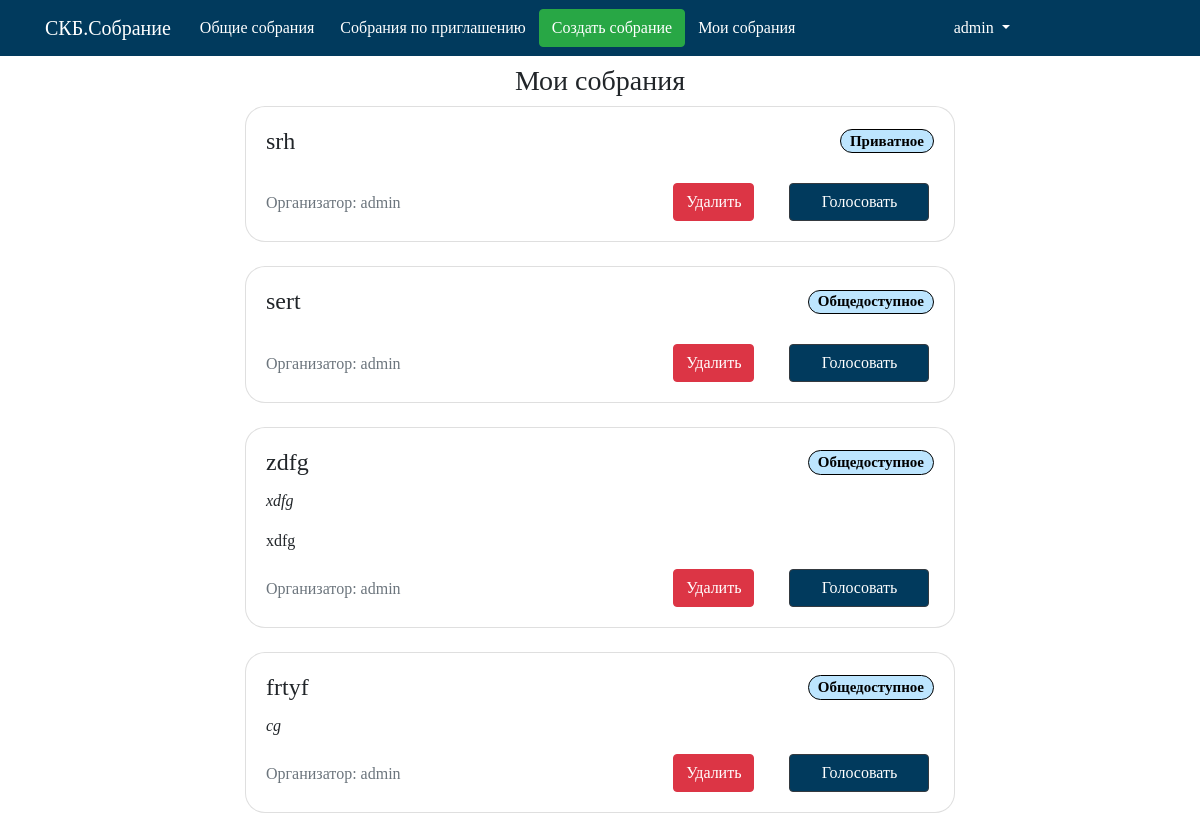
The page /maket/my_meetings/ (signed in) on the database as committed earlier.
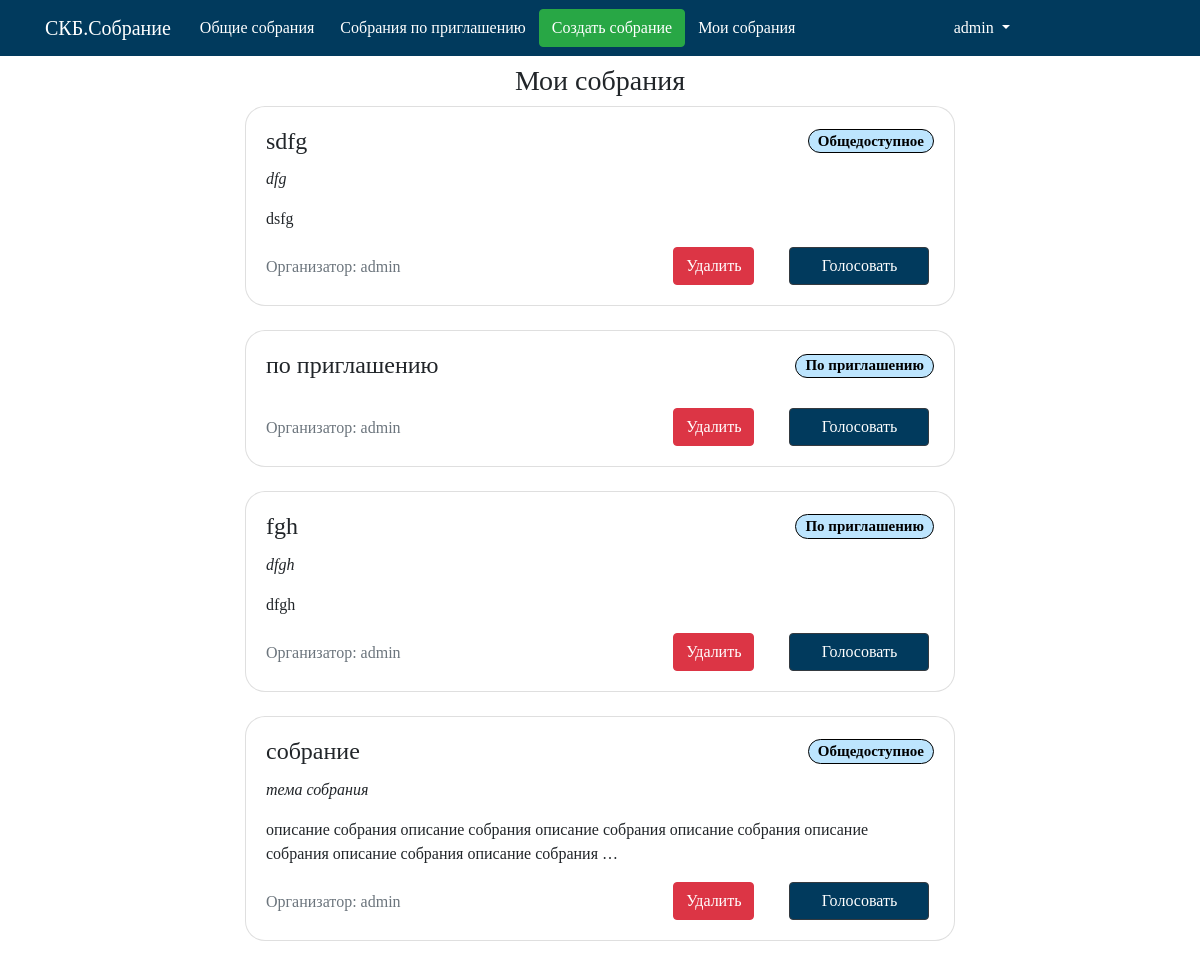
The same page on the database as committed later.
### maket/models.py (models this page shows, shortened)
class Collect(models.Model):  # Собрание
    name = models.CharField('Название собрания', max_length=100, db_index=True,primary_key=True)
    tpesobr = models.CharField('Тип собрания',max_length= 20,default='Общедоступное')
    user = models.ForeignKey(User,verbose_name='Организатор',on_delete=models.CASCADE,unique=False)
    theme = models.CharField('Тема собрания', max_length=250)
    description = models.CharField('Описание собрания',max_length=500)
    duration = models.TimeField(verbose_name='Длительность')
    slug = models.SlugField(blank=True)
    def get_absolute_url(self):
        return reverse('vote_meeting_url', kwargs={'meeting_slug': self.slug})

### maket/views.py (the view)
# urls.py: path('my_meetings/', my_meetings_list, name='my_meetings_list_url'),
def my_meetings_list(request):
    my_meets_list = Collect.objects.filter(user__username=request.user.username)
    my_meets_list = my_meets_list[::-1]
    context = {'my_meets_list': my_meets_list}
    return render(request, 'maket/my_meetings.html', context)

### maket/templates/maket/my_meetings.html
{% extends 'maket/base.html' %}
{% block menu %}
{% if user.is_authenticated %}
{% include 'maket/includes/nav.html' %}
{% else %}
{% include 'maket/includes/nav_sign_log.html' %}
{% endif %}
{% endblock %}
{% block name %}
{% if user.is_authenticated %}
Мои собрания
{% endif %}
{% endblock %}
{% block content %}
{% if user.is_authenticated %}
{% if not my_meets_list %}
<h4 align="center"> <p class="text-danger">У Вас пока нет созданных собраний</p> </h4>
{% else %}
{% for col in my_meets_list %}
{% include 'maket/includes/card_my_meet.html' %}
{% endfor %}
{% endif %}
{% endif %}
{% endblock %}

### maket/templates/maket/base.html (shortened to what this page needs)
{% load staticfiles %}
<!doctype html>
<html lang="en">
<head>
    <link rel="stylesheet" href="https://maxcdn.bootstrapcdn.com/bootstrap/4.0.0/css/bootstrap.min.css">
    <link rel="stylesheet" href="https://stackpath.bootstrapcdn.com/bootstrap/4.3.1/css/bootstrap.min.css">
    <link href="https://unpkg.com/gijgo@1.9.13/css/gijgo.min.css" rel="stylesheet" type="text/css" />
    <link rel="stylesheet" href="https://stackpath.bootstrapcdn.com/bootstrap/4.1.1/css/bootstrap.min.css">
    <link rel="stylesheet" href="https://cdnjs.cloudflare.com/ajax/libs/bootstrap-select/1.13.1/css/bootstrap-select.css" />
    <link rel="stylesheet" href="{% static 'css/style.css' %}">
</head>
<body>
<nav class="navbar navbar-expand-lg">
    <div class="container">
        <a class="navbar-brand" href="{% url 'public_meetings_list_url'%}">СКБ.Собрание</a>
        {% block menu %}
        {% endblock %}
    </div>
</nav>
<div class="container mt-2">
    <h3 align="center">
        {% block name %} {% endblock %}
    </h3>
    {% block content %} {% endblock %}
</div>
</body>
</html>

### maket/templates/maket/includes/nav.html (shortened to what this page needs)
<div class="collapse navbar-collapse "  id="navbarNavDropdown">
    <ul class="navbar-nav mr-auto">
        <li class="nav-item">
            <a class="btn" href="{% url 'public_meetings_list_url' %}">Общие собрания</a>
        </li>
        <li class="nav-item">
            <a class="btn" href="{% url 'private_meetings_list_url' %}">Собрания по приглашению</a>
        </li>
        <li class="nav-item">
            <a class="btn btn-success" href="{% url 'create_meeting_url'%}"> Создать собрание</a>
        </li>
        <li class="nav-item">
            <a class="btn" href="{% url 'my_meetings_list_url'%}">Мои собрания</a>
        </li>
    </ul>
    <ul class="navbar-nav mr-auto">
        <li class="nav-item dropdown">
            <a class="nav-link dropdown-toggle" href="#" id="navbarDropdown" role="button" data-toggle="dropdown" aria-haspopup="true" aria-expanded="false">
                {% load account %}
                {% user_display user %}
            </a>
        </li>
    </ul>
</div>

### maket/templates/maket/includes/card_my_meet.html
{% extends 'maket/includes/base_card.html' %}
{% block deletecol %}
    <a href="delete/{{col.name}}" class="btn btn-danger mr-0 ">Удалить</a>
{% endblock %}

### maket/templates/maket/includes/base_card.html
<div class="col-md-8 offset-md-2" >
    <div class="card mb-4">
        <div class="card-body">
            <div class="row">
                <h4 class="card-title col-md-8">{{ col.name|truncatechars:30 }} </h4>
                <h5 class="card-title col-md-4 text-right"><span class="badge badge-pill badge-info" data-toggle="tooltip" data-placement="right" >{{ col.tpesobr }}</span></h5>
            </div>
            <p class="card-text font-italic"> {{ col.theme|truncatechars:60 }}</p>
            <p class="card-text "> {{ col.description|truncatechars:127 }}</p>
            <div class="row">
                <div class=" col-md-7 pt-2">
                   <p class="card-text text-muted"> Организатор: {{ col.user }}</p>
                </div>
                <div class=" col-md-2">
                    {% block deletecol %}
                    {% endblock %}
                </div>
                <div class="col-md-3">
                    <a href="{{ col.get_absolute_url }}" class="btn btn-dark mr-0 vote">Голосовать</a>
                </div>
            </div>
        </div>
    </div>
</div>

### maket/static/css/style.css (style rules this page uses)
div.collapse a { color: white; }
div.container { font-family: Chasm; }
a.navbar-brand { color: white; }
nav { background-color:#013a5d; }
.card.mb-4 { border-radius: 20px; }
a.btn-dark, .vote { background-color:#013a5d; width:140px; }
.vote { background-color:#013a5d; width:180px; }
span.badge { background-color:#bde5fe; border: 1px solid; border-color: black; color: black; }

Rows that differ between the two databases and show on the page:
removed Collect: name "srh", tpesobr "Приватное", user "admin"
removed Collect: name "sert", tpesobr "Общедоступное", user "admin"
removed Collect: name "zdfg", tpesobr "Общедоступное", theme "xdfg", description "xdfg", user "admin"
removed Collect: name "frtyf", tpesobr "Общедоступное", theme "cg", user "admin"
added Collect: name "sdfg", tpesobr "Общедоступное", theme "dfg", description "dsfg", user "admin"
added Collect: name "по приглашению", tpesobr "По приглашению", user "admin"
added Collect: name "fgh", tpesobr "По приглашению", theme "dfgh", description "dfgh", user "admin"
added Collect: name "собрание", tpesobr "Общедоступное", theme "тема собрания", description "описание собрания описание собрания описание собрания описание собрания описание собрания описание собрания описание собрания …", user "admin"
